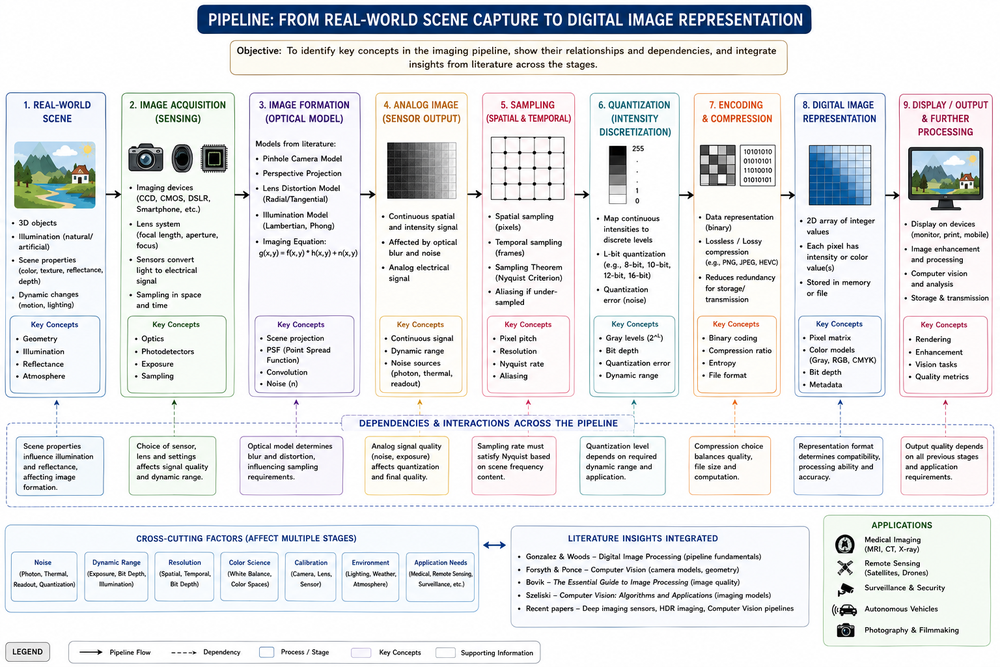
#> input picture CO1/AT 2/Q01/upd 1.png, 1000 x 667 px, shrunk from 1536 x 1024 before the run, found by its file name
$ python exp_3.py
#> lines starting #> are read from the running program, lines starting #| are printed output that depends on the picture
# -*- coding: utf-8 -*-
"""EXP 3

Automatically generated by Colab.

Original file is located at
    https://colab.research.google.com/drive/1_KnKDjMHWr_zqlGydQneKvWNkCKemXJV
"""

from google.colab import files
uploaded = files.upload()
#> the answer given: upd 1.png

import cv2
from google.colab.patches import cv2_imshow
import os

# Assuming 'uploaded' dictionary is available from previous cell execution
if uploaded:
    image_filename = list(uploaded.keys())[0]
    img = cv2.imread(os.path.join('/content/', image_filename))
#> img is the input picture: shape (667, 1000, 3); mean B, G, R 231.4, 229.5, 227.9
else:
    print("No file uploaded. Please upload an image.")
    img = None

if img is not None:
    gray = cv2.cvtColor(img, cv2.COLOR_BGR2GRAY)
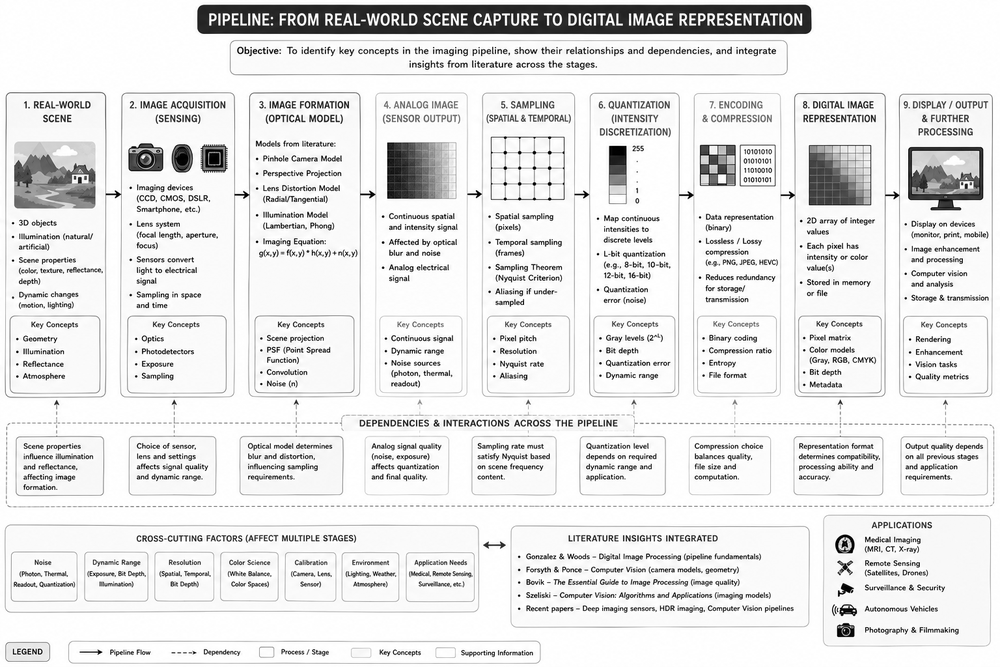
#> gray: shape (667, 1000); min 0, max 255, mean 229.2
    edges = cv2.Canny(gray, 100, 200)
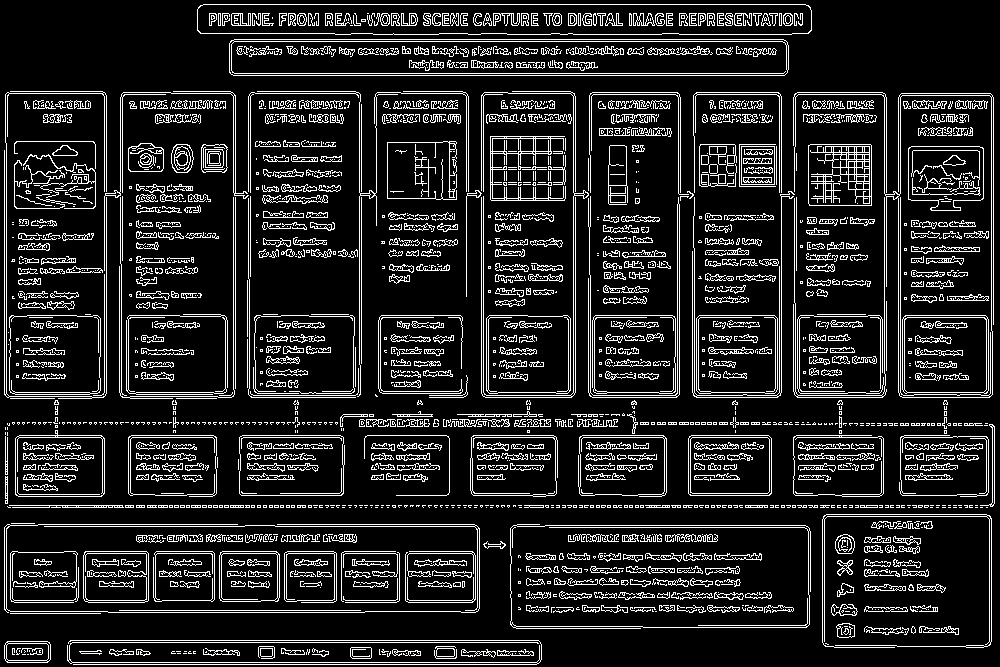
#> edges: shape (667, 1000); 13.9% white in thin lines or dots
    cv2.imwrite('Canny_Edges_3rd.jpg', edges)
    cv2_imshow(edges)
else:
    print("Image could not be loaded. Please check the filename or if a file was uploaded.")
